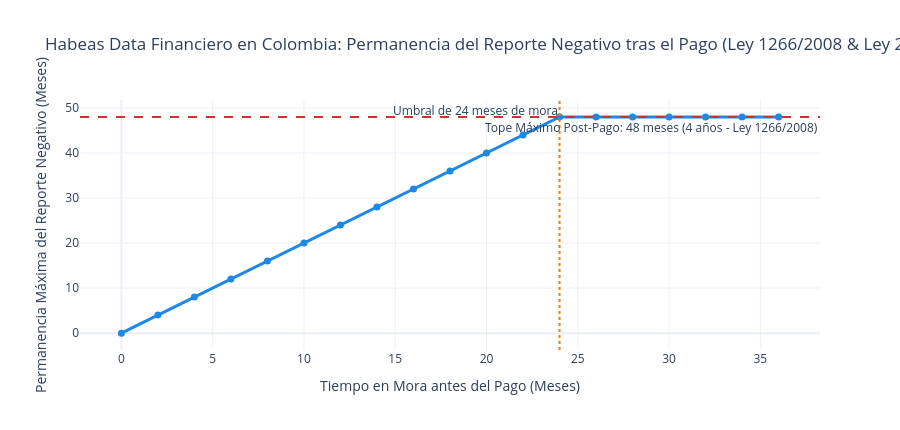

This figure's notebook cell:
### Code cell
# Visualización Plotly: Curva Legal de Permanencia del Reporte Negativo (Ley 1266/2008 y Ley 2157/2021)
fig_habeas = go.Figure()

fig_habeas.add_trace(go.Scatter(
    x=df_habeas["Meses en Mora"],
    y=df_habeas["Meses de Permanencia del Reporte Negativo (Post-Pago)"],
    mode="lines+markers",
    name="Permanencia Legal Post-Pago (min(2x, 48m))",
    line=dict(color="#1E88E5", width=3),
    marker=dict(size=7),
))

fig_habeas.add_hline(
    y=48,
    line_dash="dash",
    line_color="#D32F2F",
    annotation_text="Tope Máximo Post-Pago: 48 meses (4 años - Ley 1266/2008)",
    annotation_position="bottom right",
)

fig_habeas.add_vline(
    x=24,
    line_dash="dot",
    line_color="#F57C00",
    annotation_text="Umbral de 24 meses de mora",
    annotation_position="top left",
)

fig_habeas.update_layout(
    title="Habeas Data Financiero en Colombia: Permanencia del Reporte Negativo tras el Pago (Ley 1266/2008 & Ley 2157/2021)",
    xaxis_title="Tiempo en Mora antes del Pago (Meses)",
    yaxis_title="Permanencia Máxima del Reporte Negativo (Meses)",
    template="plotly_white",
    height=430,
    legend=dict(orientation="h", yanchor="bottom", y=1.02, xanchor="right", x=1),
)
fig_habeas.show()

### Figure 1 — Plotly figure (JSON) as saved in the notebook; plotly's stock layout.template omitted (floating-point values rounded to 4 significant figures)
{"data": [{"line": {"color": "#1E88E5", "width": 3}, "marker": {"size": 7}, "mode": "lines+markers", "name": "Permanencia Legal Post-Pago (min(2x, 48m))", "type": "scatter", "x": [0, 2, 4, 6, 8, 10, 12, 14, 16, 18, 20, 22, 24, 26, 28, 30, 32, 34, 36], "y": [0, 4, 8, 12, 16, 20, 24, 28, 32, 36, 40, 44, 48, 48, 48, 48, 48, 48, 48]}], "layout": {"annotations": [{"showarrow": false, "text": "Tope Máximo Post-Pago: 48 meses (4 años - Ley 1266/2008)", "x": 1, "xanchor": "right", "xref": "x domain", "y": 48, "yanchor": "top", "yref": "y"}, {"showarrow": false, "text": "Umbral de 24 meses de mora", "x": 24, "xanchor": "right", "xref": "x", "y": 1, "yanchor": "top", "yref": "y domain"}], "height": 430, "legend": {"orientation": "h", "x": 1, "xanchor": "right", "y": 1.02, "yanchor": "bottom"}, "shapes": [{"line": {"color": "#D32F2F", "dash": "dash"}, "type": "line", "x0": 0, "x1": 1, "xref": "x domain", "y0": 48, "y1": 48, "yref": "y"}, {"line": {"color": "#F57C00", "dash": "dot"}, "type": "line", "x0": 24, "x1": 24, "xref": "x", "y0": 0, "y1": 1, "yref": "y domain"}], "title": {"text": "Habeas Data Financiero en Colombia: Permanencia del Reporte Negativo tras el Pago (Ley 1266/2008 & Ley 2157/2021)"}, "xaxis": {"title": {"text": "Tiempo en Mora antes del Pago (Meses)"}}, "yaxis": {"title": {"text": "Permanencia Máxima del Reporte Negativo (Meses)"}}}}
